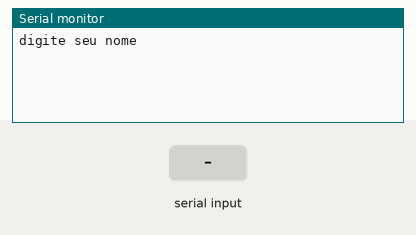
Bench run of a sketch on a simulated Arduino Uno, built with avr-gcc and run on an emulated ATmega328P. Parts: the last lines printed to the serial monitor. Inputs (shaded band) come from the test bench.

Above: at 1.2 s.
1.3 s: "90,45\n" received over Serial
At 3.4 s:
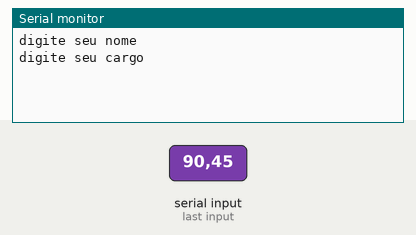
3.8 s: "30,150\n" received over Serial
At 5.4 s:
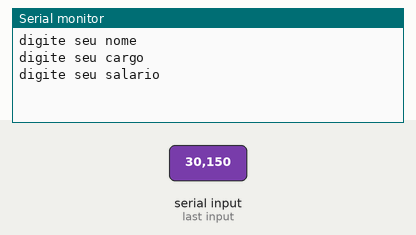
6.3 s: "5\n" received over Serial
At 7.1 s:
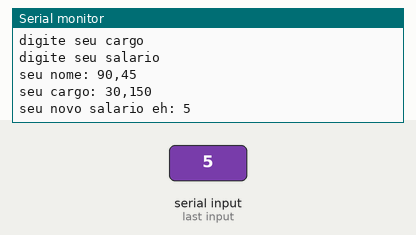

Measured:
- after the input at 1.3 s, the serial monitor: prints a new line after 1.0 s (image 1)
- after the input at 3.8 s, the serial monitor: prints a new line after 1.0 s (image 2)
- after the input at 6.3 s, the serial monitor: prints a new line at once (image 3)

The sketch:

lmmb_ex071.ino
```cpp
// Faça um programa que receba o nome, cargo e salário de um funcionário. Calcule o
//salário acrescido de 10%. Ao final exiba o nome, o cargo e o novo salário desse
//funcionário.
String nome = ("");
String cargo = ("");
long salario = 0;
float porcentagem = 10;

void setup()
{
  Serial.begin(9600);
}

void loop()
{
 Serial.println("digite seu nome");
  while(! Serial.available());
  nome = Serial.readString ();

   Serial.println("digite seu cargo");
  while(! Serial.available());
  cargo = Serial.readString ();

   Serial.println("digite seu salario");
  while(! Serial.available());
  salario = Serial.parseInt ();

  //procesamento
  porcentagem = porcentagem/ 100;
  porcentagem = porcentagem + 1;
    salario = porcentagem * salario;


  Serial.println("seu nome: " + nome);
  Serial.println("seu cargo: " + cargo);
  Serial.println("seu novo salario eh: " +  String(salario));


  delay(1000); // Wait for 1000 millisecond(s)
}
```
